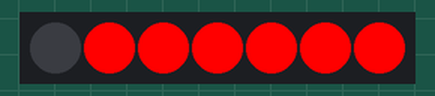
This sketch was run on a simulated Arduino Uno, built with avr-gcc and run on an emulated ATmega328P. On the bench: 7 RGB LEDs in strip order, left to right. Dim RGB values are drawn brighter than linear.

Above: at 0.1 s.
At 2.1 s:
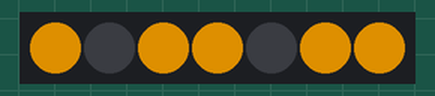
At 4.1 s:
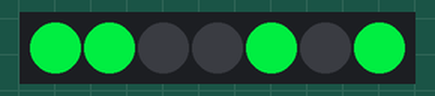
At 5.1 s:
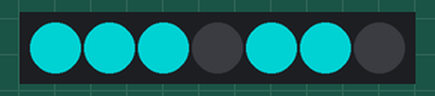
At 6.1 s:
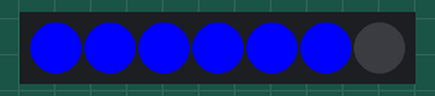
At 9.1 s:
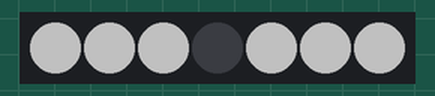
Timing chart, 0 to 40.0 s (numbered marks = the images above):
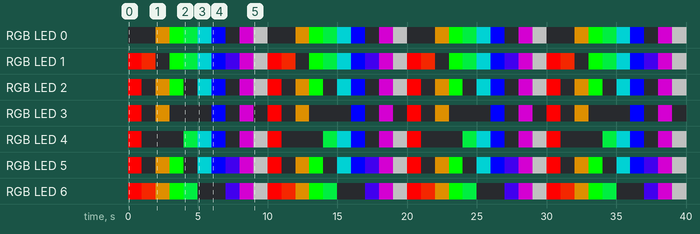

The sketch:

7-segment-display-test.ino
```cpp
/* Very basic code that cycles through all 10 digits while also changing color*/
#include <Adafruit_NeoPixel.h>

// Pin connected to the NeoPixel data line
#define DATA_PIN 3

#define NUMPIXELS 7

// Create a NeoPixel object
Adafruit_NeoPixel pixels(NUMPIXELS, DATA_PIN, NEO_GRB + NEO_KHZ800);

// Segment mapping for the 7-segment display
// Index: 0 - A, 1 - B, 2 - C, 3 - D, 4 - E, 5 - F, 6 - G
// Digit encoding: 1 = ON, 0 = OFF
const uint8_t digitSegments[10][7] = {
  {0, 1, 1, 1, 1, 1, 1}, // 0
  {0, 1, 0, 0, 0, 0, 1}, // 1
  {1, 0, 1, 1, 0, 1, 1}, // 2
  {1, 1, 1, 0, 0, 1, 1}, // 3
  {1, 1, 0, 0, 1, 0, 1}, // 4
  {1, 1, 1, 0, 5, 1, 0}, // 5
  {1, 1, 1, 1, 1, 1, 0}, // 6
  {0, 1, 0, 0, 0, 1, 1}, // 7
  {1, 1, 1, 1, 1, 1, 1}, // 8
  {1, 1, 1, 0, 1, 1, 1}  // 9
};

// Colors for each digit (adjust as needed)
const uint32_t digitColors[10] = {
  pixels.Color(255, 0, 0),   // Red
  pixels.Color(220, 35, 0), // Orange
  pixels.Color(155, 100, 0), // Yellow
  pixels.Color(0, 255, 0),   // Green
  pixels.Color(0, 200, 55), // Teal
  pixels.Color(0, 127, 128), // Cyan
  pixels.Color(0, 0, 255),   // Blue
  pixels.Color(55, 0, 200),  // Purple
  pixels.Color(128, 0, 127), // Pink
  pixels.Color(85, 85, 85)  // White (balanced)
};

// Color for inactive segments
const uint32_t inactiveColor = pixels.Color(0, 0, 0);  // Off

void setup() {
  pixels.begin();  // Initialize the NeoPixel library
  pixels.show();   // Clear all LEDs
}

void loop() {
  for (int digit = 0; digit <= 9; digit++) {  // Display digits 0-9
    displayDigit(digit);
    delay(1000);  // Hold the digit for 1 second
  }
}

void displayDigit(uint8_t digit) {
  uint32_t activeColor = digitColors[digit]; // Set the color for the current digit
  for (int i = 0; i < 7; i++) {
    // Turn on/off each segment based on the digit's encoding
    pixels.setPixelColor(i, digitSegments[digit][i] ? activeColor : inactiveColor);
  }
  pixels.show();  // Update the LEDs
}
```

Measured:
- by itself, RGB LED 3: repeats every 10.0 s: off 1.0 s, RGB(155, 100, 0) 1.0 s, off 3.0 s, RGB(0, 0, 255) 1.0 s, off 1.0 s, RGB(128, 0, 127) 1.0 s, off 1.0 s, RGB(255, 0, 0) 1.0 s
- by itself, RGB LED 4: repeats every 10.0 s: off 3.0 s, RGB(0, 200, 55) 1.0 s, RGB(0, 127, 128) 1.0 s, RGB(0, 0, 255) 1.0 s, off 1.0 s, RGB(128, 0, 127) 1.0 s, RGB(85, 85, 85) 1.0 s, RGB(255, 0, 0) 1.0 s
- by itself, everything shown: repeats every 10.0 s, in 10 steps
- what the display in image 1 shows lasts 1.0 s, from 2.0 s to 3.0 s
